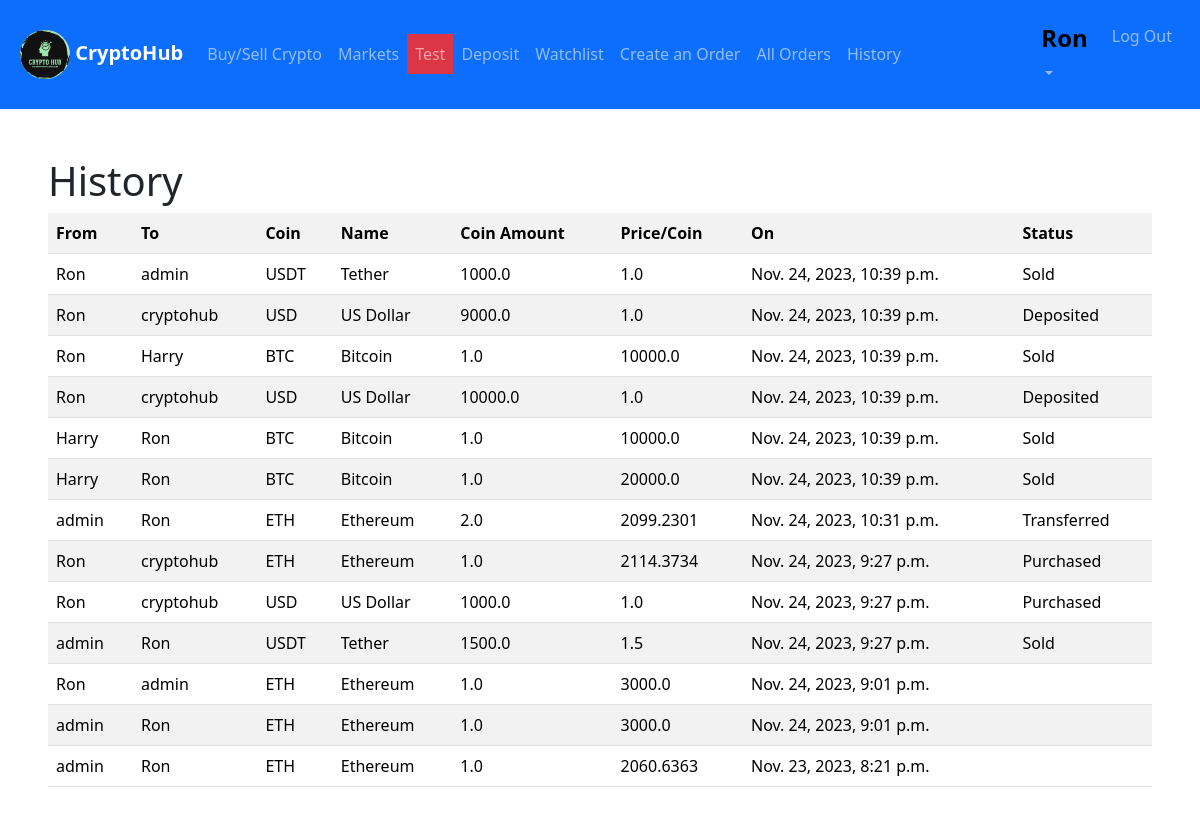
Page /history (signed in) on the earlier database version.
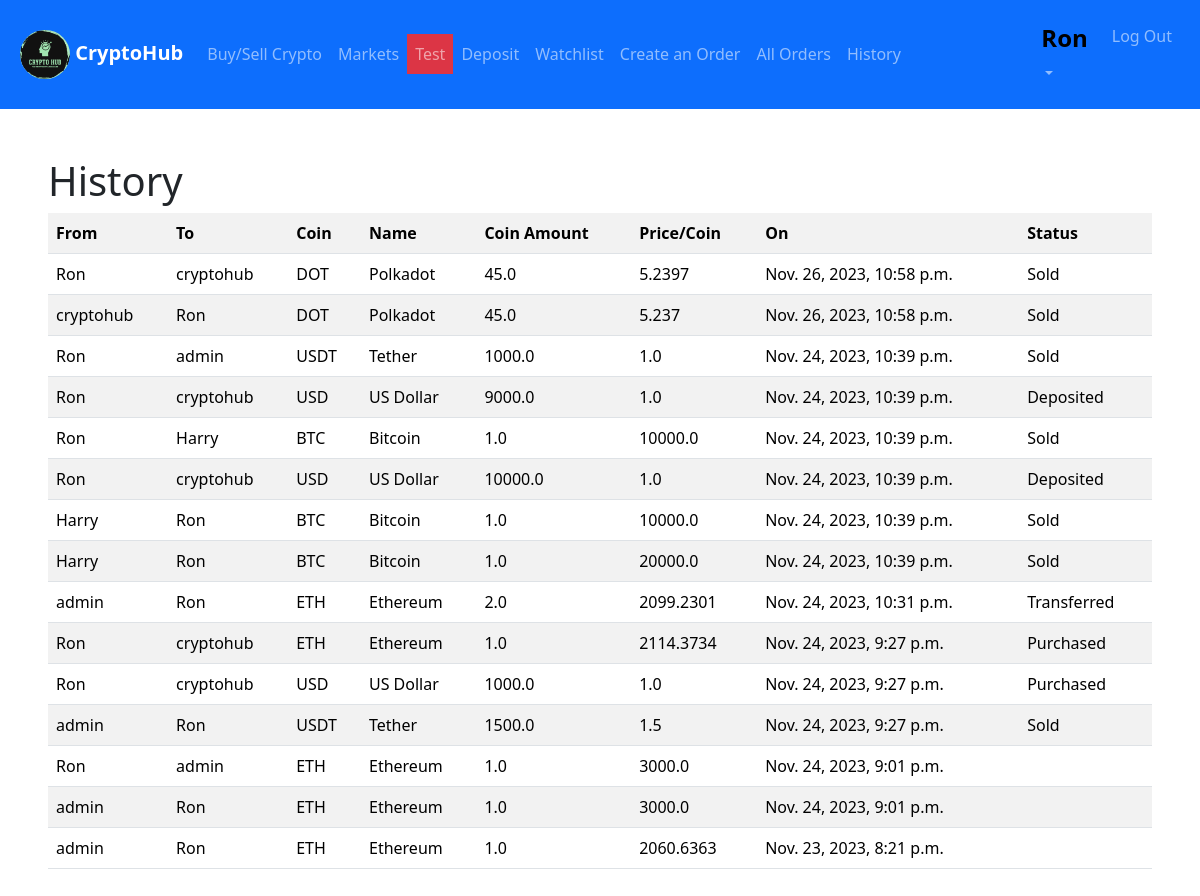
Same page on the later database version.
### exchange/models.py (models this page shows, shortened)
class User(AbstractUser):
    pass

class History(models.Model):
    transaction_on=models.DateTimeField(default=datetime.datetime.now())
    to_user=models.ForeignKey(User,on_delete=models.CASCADE,related_name="received")
    from_user=models.ForeignKey(User,on_delete=models.CASCADE,related_name="send")
    transacted_coin=models.ForeignKey(List_Coin,on_delete=models.CASCADE,related_name="transacted")
    transacted_coin_value=models.FloatField()
    """transacted_amount-number of coins
    """
    transacted_amount=models.FloatField(default=0)#number of coins
    transact_action=models.CharField(max_length=64,blank=True)#Purchased/Sold/Send/
    def __str__(self):
        return f"{self.from_user} {self.transact_action} {self.transacted_amount} {self.transacted_coin} at {self.transacted_coin_value} per USD to {self.to_user} on {self.transaction_on.strftime('%c')}"

class List_Coin(models.Model):
    coin_id=models.CharField(max_length=64,unique=True)
    symbol=models.CharField(max_length=16,unique=True)
    title=models.CharField(max_length=64,unique=True)
    logo_url=models.URLField(blank=True)
    def __str__(self):
        return f"{self.title} ({self.symbol})"

### exchange/views.py (the view)
# urls.py: path("history", views.history, name="history"),
def history(request):
    history = History.objects.filter(Q(from_user=request.user) | Q(to_user=request.user))
    history = history.order_by("-transaction_on").all()
    return render(request, 'history.html', {'history': history})

### exchange/templates/history.html
{% extends "layout.html" %}
{% block body %}
   <div id="history_div">
    <h1>History</h1>
<table class="table table-striped">
<tr>
    <th>From</th>
    <th>To</th>
    <th>Coin</th>
    <th>Name</th>
    <th>Coin Amount</th>
    <th>Price/Coin</th>
    <th>On</th>
    <th>Status</th>
</tr>
{%for event in history%}
<tr>
    <td>{{event.from_user}}</td>
    <td>{{event.to_user}}</td>
    <td>{{event.transacted_coin.symbol}}</td>
    <td>{{event.transacted_coin.title}}</td>
    <td>{{event.transacted_amount}}</td>
    <td>{{event.transacted_coin_value}}</td>
    <td>{{event.transaction_on}}</td>
    <td>{{event.transact_action}}</td>
</tr>
{%endfor%}
</table>
   </div>
{% endblock %}

### exchange/templates/layout.html (shortened to what this page needs)
{% load static %}
<!DOCTYPE html>
<html lang="en">
	<head>
		<link
			href="https://cdn.jsdelivr.net/npm/bootstrap@5.3.2/dist/css/bootstrap.min.css"
			rel="stylesheet"
 />
		<link rel="stylesheet" href="{% static 'style.css'%}" />
	</head>
	<body>
		<nav class="navbar navbar-expand-sm bg-primary navbar-dark">
			<div class="container-fluid m-2">
				<a class="navbar-brand" href="{%url 'index'%}">
					<img
						src="{% static 'media\cryptohub.png'%}"
						alt="Crypto Hub"
						width="50px"
						class="rounded-pill"
						\ />
					<strong>CryptoHub</strong>
				</a>
				<div class="collapse navbar-collapse" id="collapsibleNavbar">
					<ul class="navbar-nav">
						<li class="nav-item">
							<a class="nav-link" href="{% url 'buy_sell' %}">Buy/Sell Crypto</a>
						</li>
						<li class="nav-item">
							<a class="nav-link" href="{%url 'markets'%}">Markets</a>
						</li>
						<li class="nav-item">
							<a class="nav-link bg-danger" href="{%url 'test'%}">Test</a>
						</li>
						{% if user.is_authenticated %}
						<li class="nav-item">
							<a class="nav-link" href="{% url 'deposit' %}">Deposit</a>
						</li>
						<li class="nav-item">
							<a class="nav-link" href="{% url 'watchlist' %}">Watchlist</a>
						</li>
						<li class="nav-item">
							<a class="nav-link" href="{% url 'create_orders' %}">Create an Order</a>
						</li>
						<li class="nav-item">
							<a class="nav-link" href="{% url 'all_orders' %}">All Orders</a>
						</li>
						<li class="nav-item">
							<a class="nav-link" href="{% url 'history' %}">History</a>
						</li>
						{%endif%}
					</ul>
				</div>
				<div
					class="collapse navbar-collapse justify-content-end"
					id="collapsibleNavbar">
					<ul class="navbar-nav">
						{% if user.is_authenticated %}
						<li class="nav-item dropdown me-2">
							<a
								class="nav-link dropdown-toggle"
								href="#"
								role="button"
								data-bs-toggle="dropdown"
								><h4>
									<strong style="color: black">{{user.username}}</strong>
								</h4></a
							>
						</li>
						<li class="nav-item">
							<a class="nav-link" href="{%url 'logout'%}">Log Out</a>
						</li>
						{%endif%}
					</ul>
				</div>
			</div>
		</nav>
		<div class="m-5">
			{% block body %} {% endblock %}
		</div>
	</body>
</html>

### exchange/static/style.css (style rules this page uses)
body { font-family: 'Courier New', Courier, monospace 'Segoe UI', Tahoma, Geneva, Verdana, sans-serif; }

Differences in the rows shown:
added History: from_user "Ron", to_user "cryptohub", transacted_coin.symbol "DOT", transacted_coin "Polkadot", transacted_amount "45.0", transacted_coin_value "5.2397", transaction_on "Nov. 26, 2023, 10:58 p.m.", transact_action "Sold"
added History: from_user "cryptohub", to_user "Ron", transacted_coin.symbol "DOT", transacted_coin "Polkadot", transacted_amount "45.0", transacted_coin_value "5.237", transaction_on "Nov. 26, 2023, 10:58 p.m.", transact_action "Sold"
